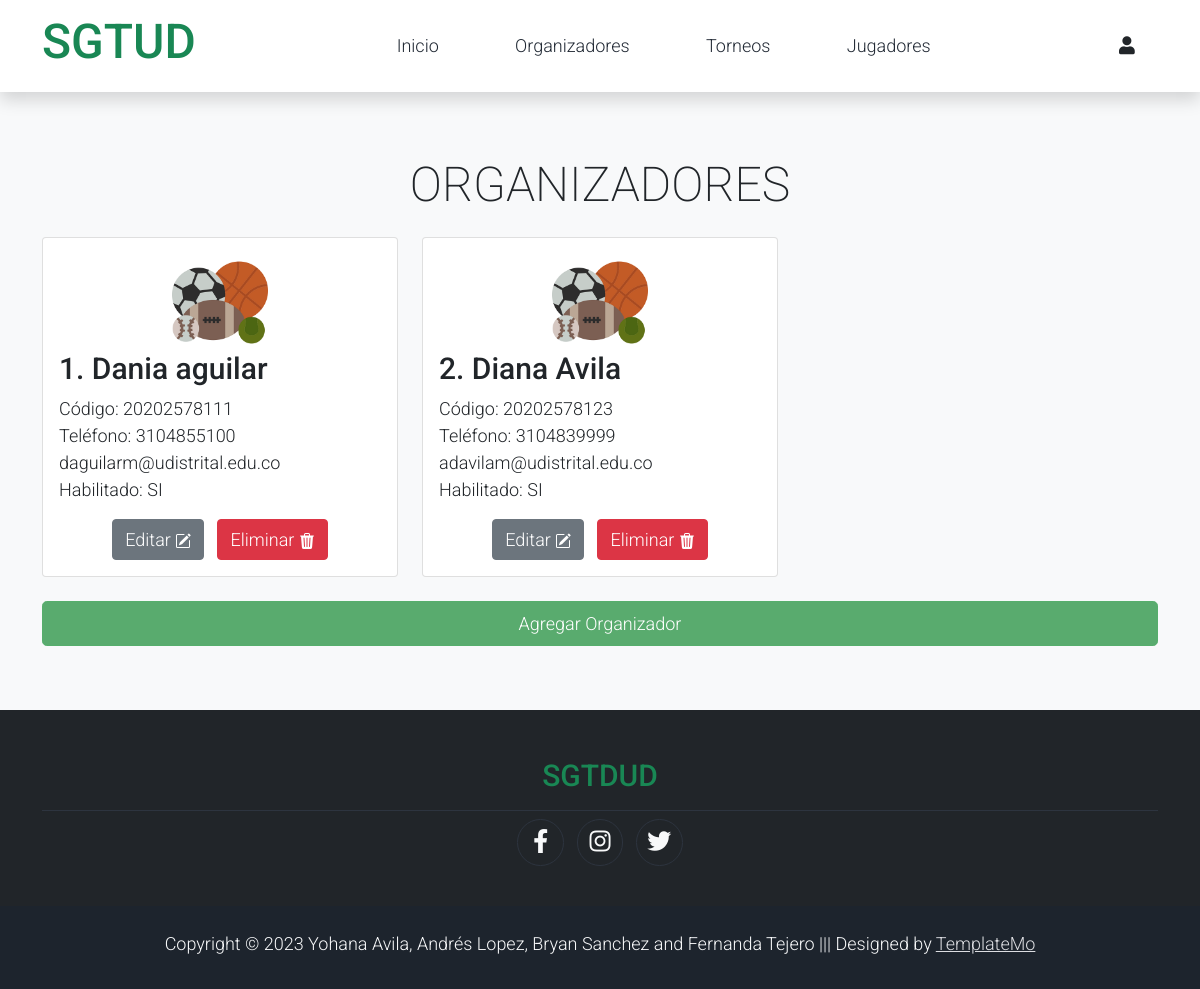
/Administrador/organizador.php, run on an earlier commit of the app's database.
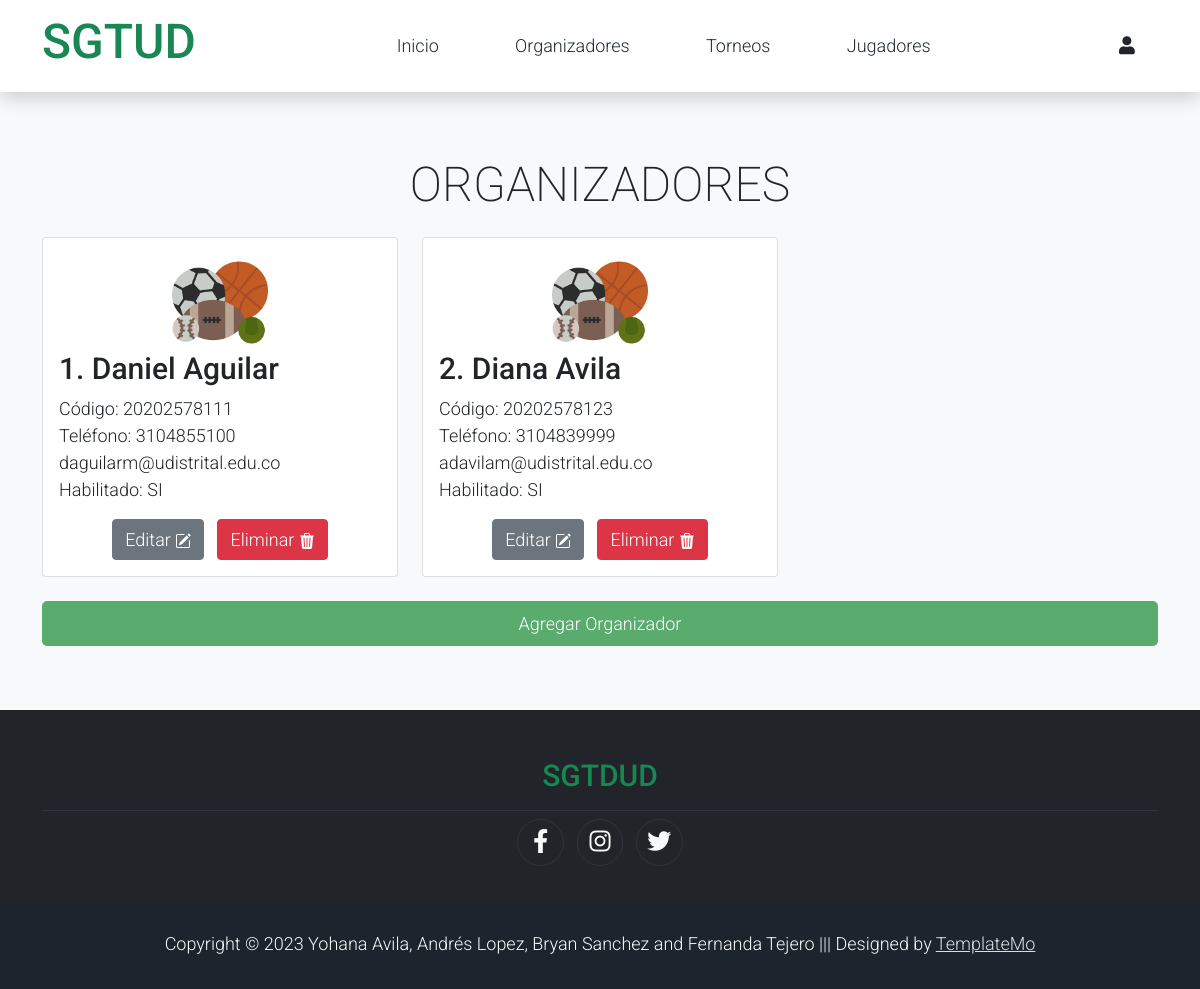
And on a later commit of the database.
### tables this page shows
CREATE TABLE organizador(
	id int PRIMARY KEY AUTO_INCREMENT,
    codigo_carrera double not null, 
    nombre varchar(50) not null,
    telefono double not null, 
    correo varchar(50) not null,
    habilitado varchar(6),
    id_torneo int,
    foreign key (id_torneo) references torneo (id)
);

### Administrador/organizador.php (the view, shortened to what this page needs)
<!DOCTYPE html>
<html lang="en">
<head>
    <link rel="stylesheet" href="../assets/css/bootstrap.min.css">
    <link rel="stylesheet" href="../assets/css/templatemo.css">
    <link rel="stylesheet" href="../assets/css/custom.css">
    <link rel="stylesheet" href="../assets/css/fontawesome.min.css">
</head>
<body>
    <nav class="navbar navbar-expand-lg navbar-light shadow">
        <div class="container d-flex justify-content-between align-items-center">
            <a class="navbar-brand text-success logo h1 align-self-center" href="../index.php">
                SGTUD
            </a>
            <div class="align-self-center collapse navbar-collapse flex-fill  d-lg-flex justify-content-lg-between" id="templatemo_main_nav">
                <div class="flex-fill">
                    <ul class="nav navbar-nav d-flex justify-content-between mx-lg-auto">
                        <li class="nav-item">
                            <a class="nav-link" href="../index.php">Inicio</a>
                        </li>
                        <li class="nav-item">
                            <a class="nav-link" href="./organizador.php">Organizadores</a>
                        </li>
                        <li class="nav-item">
                            <a class="nav-link" href="../torneos.php">Torneos</a>
                        </li>
                        <li class="nav-item">
                            <a class="nav-link" href="./players.php">Jugadores</a>
                        </li>
                    </ul>
                </div>
                <div class="navbar align-self-center d-flex">
                    <a class="nav-icon position-relative text-decoration-none" href=".../account.html">
                        <i class="fa fa-fw fa-user text-dark mr-3"></i>
                    </a>
                </div>
            </div>
        </div>
    </nav>
    <section class="bg-light">
        <div class="container py-5">
            <div class="row text-center py-3">
                <div class="col-lg-6 m-auto">
                    <h1 class="h1">ORGANIZADORES</h1>
                </div>
            </div>
            <div class="row">
                <?php
                include('./consultarSQL.php');
                $res=consultarOrganizadoresAdm();
                $i=1;
                foreach($res as $row){?>
                <div class="col-12 col-md-4 mb-4">
                    <div class="card h-100">
                        <div class="card-body">
                            <img src="../assets/img/organizador.png" class="card-img-top" style="max-width: 30%; display: block; margin: auto; " >
                            <h2 class="h2 text-decoration-none text-dark">
                                <?php
                                    echo $i;
                                    $i++;
                                ?>. <?php echo $row['nombre']?>
                            </h2>
                            <p class="card-text">
                                Código: <?php echo $row['codigo_carrera']?> <br>
                                Teléfono: <?php echo $row['telefono']?><br>
                                <?php echo $row['correo']?> <br>
                                Habilitado: <?php echo $row['habilitado']?>
                            </p>
                            <div style="display: flex; justify-content: center; align-items: center;">
                                <a class="btn btn-secondary" href="./modificar_organizador.php?id=<?php echo $row['id']?>"> Editar
                                </a>  &nbsp&nbsp&nbsp
                                <a class="btn btn-danger" href="./eliminarOrganizador.php?id=<?php echo $row['id']?>"> Eliminar
                                </a>
                            </div>
                        </div>
                    </div>
                </div>
                <?php }?>
            </div>
            <form action="" method="GET">
                <div class="row pb-3">
                    <div class="col d-grid">
                        <a role="button" href="./crear_organizador.php" class="btn btn-success btn-lg">Agregar Organizador</a>
                    </div>
                </div>
            </div>
    </section>
    <footer class="bg-dark" id="tempaltemo_footer">
        <div class="container">
            <div class="col-md-12 pt-5">
                <h2 class="h2 text-success border-bottom pb-3 border-light logo text-center">SGTDUD</h2>
            </div>
            <div class="row text-light mb-4 align-items-center">
                <div style="display: flex; justify-content: center; align-items: center;">
                    <ul class="list-inline text-left footer-icons " >
                        <li class="list-inline-item border border-light rounded-circle text-center" >
                            <a class="text-light text-decoration-none" target="_blank" href="http://facebook.com/"><i class="fab fa-facebook-f fa-lg fa-fw"></i></a>
                        </li>
                        <li class="list-inline-item border border-light rounded-circle text-center">
                            <a class="text-light text-decoration-none" target="_blank" href="https://www.instagram.com/"><i class="fab fa-instagram fa-lg fa-fw"></i></a>
                        </li>
                        <li class="list-inline-item border border-light rounded-circle text-center">
                            <a class="text-light text-decoration-none" target="_blank" href="https://twitter.com/"><i class="fab fa-twitter fa-lg fa-fw"></i></a>
                        </li>
                    </ul>
                </div>
            </div>
        </div>
        <div class="w-100 bg-black py-3 text-center">
            <div class="container">
                <div class="row pt-2">
                    <div class="col-12">
                        <p class="text-left text-light">
                            Copyright &copy; 2023 Yohana Avila, Andrés Lopez, Bryan Sanchez and Fernanda Tejero
                            ||| Designed by <a rel="sponsored" href="https://templatemo.com/tm-559-zay-shop" target="_blank">TemplateMo</a>
                        </p>
                    </div>
                </div>
            </div>
        </div>
    </footer>
</body>
</html>

### Administrador/consultarSQL.php (shortened to what this page needs)
<!doctype html>
<html lang="es">
   <head>
      <link rel="stylesheet" href="./bootstrap/css/bootstrap.min.css">
      <link rel="stylesheet" href="./sw/dist/sweetalert2.min.css">
   </head>
   <body>
<?php
   function consultarOrganizadoresAdm(){
      include_once('../conexion.php');
      $link=conectar();
      $sql="select id, codigo_carrera, nombre, telefono, correo, habilitado, id_torneo from organizador";
      $res=mysqli_query($link,$sql)
      or die("ERROR EN LA CONSULTA $sql".mysqli_error($link));
      return $res;
   }
?>
   </body>
</html>

### conexion.php (shortened to what this page needs)
<!doctype html>
<html lang="es">
   <head>
      <link rel="stylesheet" href="./css/bootstrap.min.css">
      <link rel="stylesheet" href="./sw/dist/sweetalert2.min.css">
   </head>
   <body>
   </body>
</html>

### assets/css/templatemo.css (style rules this page uses)
body, ul, li, p, a, label, input, div { font-family: 'Roboto', sans-serif; font-size: 18px !important; font-weight: 300 !important; }
.h1 { font-family: 'Roboto', sans-serif; font-size: 48px !important; font-weight: 200 !important; }
.h2 { font-family: 'Roboto', sans-serif; font-size: 30px !important; font-weight: 300; }
.logo { font-weight: 500 !important; }
.text-success { color: #59ab6e !important; }
.text-light { color: #cfd6e1 !important; }
.bg-dark { background-color: #212934 !important; }
.bg-light { background-color: #e9eef5 !important; }
.bg-black { background-color: #1d242d !important; }
.btn-success { background-color: #59ab6e !important; border-color: #56ae6c !important; }
#templatemo_main_nav a { color: #212934; }
#templatemo_main_nav .navbar .nav-icon { margin-right: 20px; }
#tempaltemo_footer a { color: #dcdde1; }
#tempaltemo_footer ul.footer-icons li { width: 2.6em; height: 2.6em; line-height: 2.6em; }
#tempaltemo_footer .border-light { border-color: #2d343f !important; }
@media (min-width: 768px) { #templatemo_main_nav .navbar-nav { max-width: 450px; } }
@media (min-width: 992px) { #templatemo_main_nav .navbar-nav { max-width: 550px; } }

What changed in the data, as far as the page shows it:
changed organizador "daguilarm@udistrital.edu.co": nombre "Dania aguilar" → "Daniel Aguilar"
